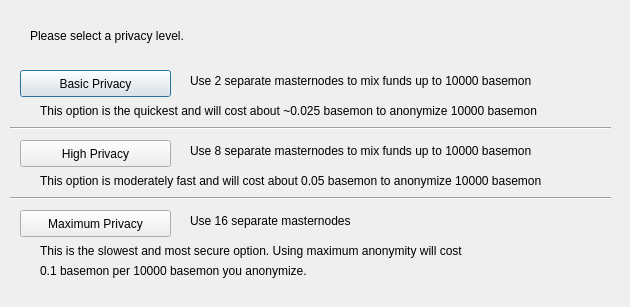
<?xml version="1.0" encoding="UTF-8"?>
<ui version="4.0">
 <class>ObfuscationConfig</class>
 <widget class="QDialog" name="ObfuscationConfig">
  <property name="geometry">
   <rect>
    <x>0</x>
    <y>0</y>
    <width>630</width>
    <height>307</height>
   </rect>
  </property>
  <property name="windowTitle">
   <string>Configure Obfuscation</string>
  </property>
  <widget class="QPushButton" name="buttonBasic">
   <property name="geometry">
    <rect>
     <x>20</x>
     <y>70</y>
     <width>151</width>
     <height>27</height>
    </rect>
   </property>
   <property name="text">
    <string>Basic Privacy</string>
   </property>
  </widget>
  <widget class="QPushButton" name="buttonHigh">
   <property name="geometry">
    <rect>
     <x>20</x>
     <y>140</y>
     <width>151</width>
     <height>27</height>
    </rect>
   </property>
   <property name="text">
    <string>High Privacy</string>
   </property>
  </widget>
  <widget class="QPushButton" name="buttonMax">
   <property name="geometry">
    <rect>
     <x>20</x>
     <y>210</y>
     <width>151</width>
     <height>27</height>
    </rect>
   </property>
   <property name="text">
    <string>Maximum Privacy</string>
   </property>
  </widget>
  <widget class="QLabel" name="label">
   <property name="geometry">
    <rect>
     <x>30</x>
     <y>20</y>
     <width>571</width>
     <height>31</height>
    </rect>
   </property>
   <property name="text">
    <string>Please select a privacy level.</string>
   </property>
  </widget>
  <widget class="QLabel" name="label_2">
   <property name="geometry">
    <rect>
     <x>190</x>
     <y>70</y>
     <width>421</width>
     <height>21</height>
    </rect>
   </property>
   <property name="text">
    <string>Use 2 separate masternodes to mix funds up to 10000 basemon</string>
   </property>
  </widget>
  <widget class="QLabel" name="label_3">
   <property name="geometry">
    <rect>
     <x>190</x>
     <y>140</y>
     <width>411</width>
     <height>21</height>
    </rect>
   </property>
   <property name="text">
    <string>Use 8 separate masternodes to mix funds up to 10000 basemon</string>
   </property>
  </widget>
  <widget class="QLabel" name="label_4">
   <property name="geometry">
    <rect>
     <x>190</x>
     <y>210</y>
     <width>421</width>
     <height>21</height>
    </rect>
   </property>
   <property name="text">
    <string>Use 16 separate masternodes</string>
   </property>
  </widget>
  <widget class="QLabel" name="label_6">
   <property name="geometry">
    <rect>
     <x>40</x>
     <y>100</y>
     <width>561</width>
     <height>21</height>
    </rect>
   </property>
   <property name="text">
    <string>This option is the quickest and will cost about ~0.025 basemon to anonymize 10000 basemon</string>
   </property>
  </widget>
  <widget class="QLabel" name="label_7">
   <property name="geometry">
    <rect>
     <x>40</x>
     <y>170</y>
     <width>561</width>
     <height>21</height>
    </rect>
   </property>
   <property name="text">
    <string>This option is moderately fast and will cost about 0.05 basemon to anonymize 10000 basemon</string>
   </property>
  </widget>
  <widget class="QLabel" name="label_8">
   <property name="geometry">
    <rect>
     <x>40</x>
     <y>240</y>
     <width>561</width>
     <height>21</height>
    </rect>
   </property>
   <property name="text">
    <string>This is the slowest and most secure option. Using maximum anonymity will cost</string>
   </property>
  </widget>
  <widget class="QLabel" name="label_9">
   <property name="geometry">
    <rect>
     <x>40</x>
     <y>260</y>
     <width>561</width>
     <height>21</height>
    </rect>
   </property>
   <property name="text">
    <string>0.1 basemon per 10000 basemon you anonymize.</string>
   </property>
  </widget>
  <widget class="Line" name="line">
   <property name="geometry">
    <rect>
     <x>10</x>
     <y>120</y>
     <width>601</width>
     <height>16</height>
    </rect>
   </property>
   <property name="orientation">
    <enum>Qt::Horizontal</enum>
   </property>
  </widget>
  <widget class="Line" name="line_2">
   <property name="geometry">
    <rect>
     <x>10</x>
     <y>190</y>
     <width>601</width>
     <height>16</height>
    </rect>
   </property>
   <property name="orientation">
    <enum>Qt::Horizontal</enum>
   </property>
  </widget>
 </widget>
 <resources/>
 <connections/>
</ui>
